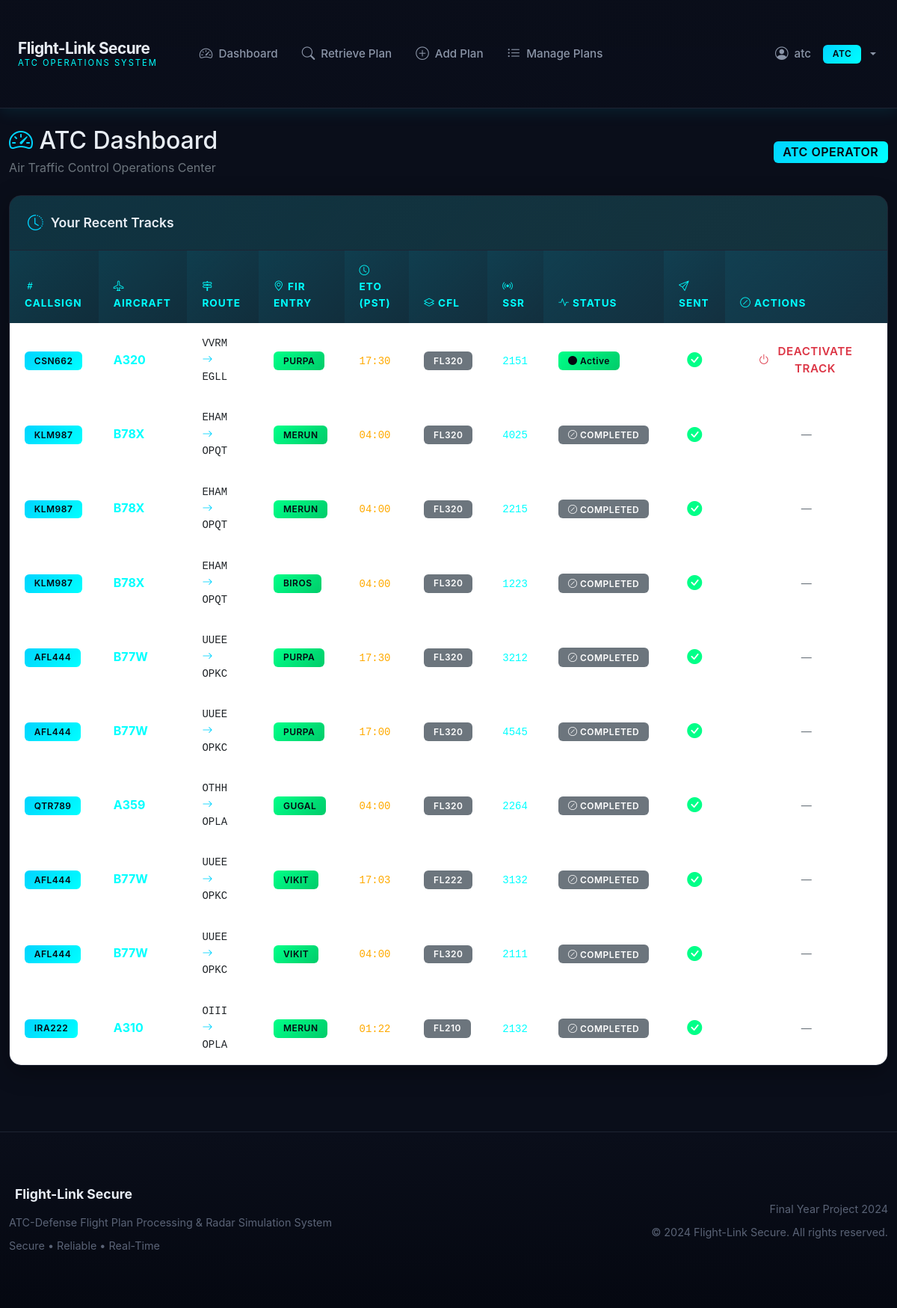
Page /atc/dashboard (signed in) on the earlier database version.
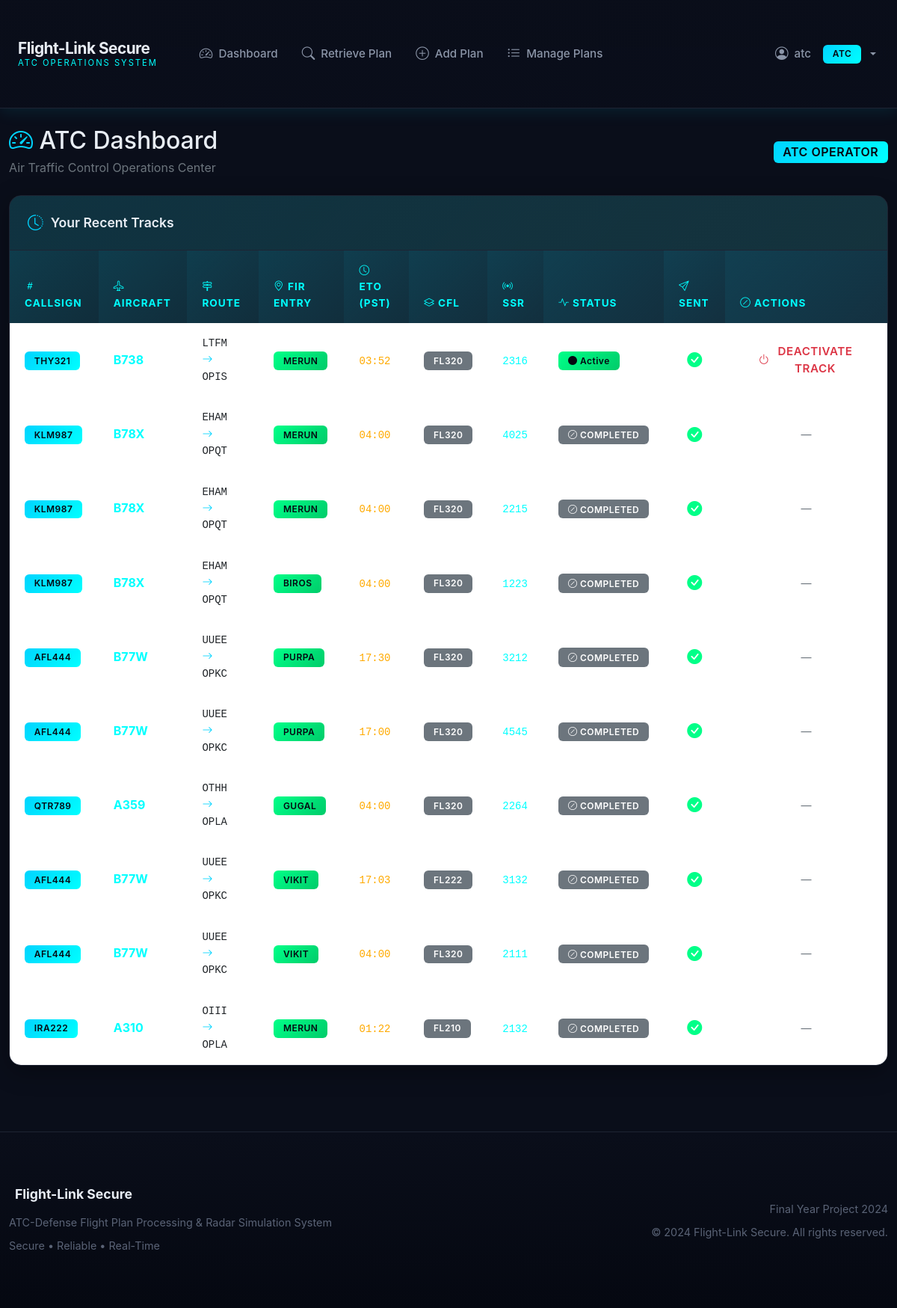
Same page on the later database version.
### app/models/__init__.py (models this page shows, shortened)
class TrackData(db.Model):
    __tablename__ = 'track_data'
    id = db.Column(db.Integer, primary_key=True)
    flight_plan_id = db.Column(db.Integer, db.ForeignKey('flight_plans.id'), nullable=False)
    callsign = db.Column(db.String(20), nullable=False, index=True)
    aircraft_type = db.Column(db.String(10), nullable=False)
    departure = db.Column(db.String(4), nullable=False)
    destination = db.Column(db.String(4), nullable=False)
    fir_entry = db.Column(db.String(10), nullable=False)
    speed = db.Column(db.String(10), nullable=False)
    route = db.Column(db.Text, nullable=True)
    eto_utc = db.Column(db.String(4), nullable=False)
    eto_pst = db.Column(db.String(4), nullable=False)
    cfl = db.Column(db.String(3), nullable=False)
    ssr = db.Column(db.String(4), nullable=False)
    status = db.Column(db.String(20), default='active')
    sent_to_defense = db.Column(db.Boolean, default=False)
    sent_at = db.Column(db.DateTime, nullable=True)
    created_by = db.Column(db.Integer, db.ForeignKey('users.id'), nullable=False)
    created_at = db.Column(db.DateTime, default=datetime.utcnow)
    completed_at = db.Column(db.DateTime, nullable=True)
    last_simulated_at = db.Column(db.DateTime, nullable=True)
    current_position = db.Column(db.Text, nullable=True)

### app/routes/atc.py (the view)
@bp.route('/atc/dashboard')
@login_required
@atc_required
def atc_dashboard():
    recent_tracks = TrackData.query.filter_by(created_by=current_user.id).order_by(
        TrackData.created_at.desc()
    ).limit(10).all()
    return render_template('atc/dashboard.html', recent_tracks=recent_tracks)

### app/models/__init__.py (called while the page is built)
    @property
    def is_authenticated(self):
        return True

    def is_admin(self):
        return self.role == 'admin'

    def is_atc(self):
        return self.role == 'atc'

### templates/atc/dashboard.html (shortened to what the changed rows need)
{% extends "base.html" %}
{% block content %}
<div class="container-fluid py-4">
    <div class="d-flex justify-content-between align-items-center mb-4">
        <div>
            <h2 class="mb-1"><i class="bi bi-speedometer2 text-radar-blue"></i> ATC Dashboard</h2>
        </div>
    </div>
    <div class="card">
        <div class="card-body p-0">
            <div class="table-responsive">
                <table class="table table-hover mb-0">
                    <thead>
                        <tr>
                            <th><i class="bi bi-hash"></i> Callsign</th>
                            <th><i class="bi bi-airplane"></i> Aircraft</th>
                            <th><i class="bi bi-signpost-2"></i> Route</th>
                            <th><i class="bi bi-geo-alt"></i> FIR Entry</th>
                            <th><i class="bi bi-clock"></i> ETO (PST)</th>
                            <th><i class="bi bi-layers"></i> CFL</th>
                            <th><i class="bi bi-broadcast"></i> SSR</th>
                            <th><i class="bi bi-activity"></i> Status</th>
                            <th><i class="bi bi-send"></i> Sent</th>
                            <th><i class="bi bi-slash-circle"></i> Actions</th>
                        </tr>
                    </thead>
                    <tbody>
                        {% for track in recent_tracks %}
                        <tr style="cursor: pointer;" onclick="viewFlightPlan('{{ track.callsign }}')" title="Click to view flight plan for {{ track.callsign }}">
                            <td><span class="badge badge-primary">{{ track.callsign }}</span></td>
                            <td><strong class="text-radar-cyan">{{ track.aircraft_type }}</strong></td>
                            <td class="font-monospace small">{{ track.departure }} <i class="bi bi-arrow-right text-radar-blue"></i> {{ track.destination }}</td>
                            <td><span class="badge badge-success">{{ track.fir_entry }}</span></td>
                            <td><code class="text-radar-amber">{{ track.eto_pst[:2] }}:{{ track.eto_pst[2:] }}</code></td>
                            <td><span class="badge bg-secondary">FL{{ track.cfl }}</span></td>
                            <td><code class="text-radar-cyan">{{ track.ssr }}</code></td>
                            <td>
                                {% if track.status == 'active' %}
                                    <span class="badge badge-success"><i class="bi bi-circle-fill"></i> Active</span>
                                {% else %}
                                    <span class="badge bg-secondary"><i class="bi bi-slash-circle"></i> {{ (track.status or 'inactive')|upper }}</span>
                                {% endif %}
                            </td>
                            <td class="text-center">
                                {% if track.sent_to_defense %}
                                    <i class="bi bi-check-circle-fill text-radar-green fs-5"></i>
                                {% else %}
                                    <i class="bi bi-x-circle-fill text-radar-amber fs-5"></i>
                                {% endif %}
                            </td>
                            <td class="text-center" onclick="event.stopPropagation();">
                                {% if track.status == 'active' %}
                                <button type="button"
                                        class="btn btn-sm btn-outline-danger btn-deactivate-track"
                                        data-track-id="{{ track.id }}"
                                        data-callsign="{{ track.callsign }}">
                                    <i class="bi bi-power"></i> Deactivate Track
                                </button>
                                {% else %}
                                <span class="text-secondary small">—</span>
                                {% endif %}
                            </td>
                        </tr>
                        {% endfor %}
                    </tbody>
                </table>
            </div>
        </div>
    </div>
</div>
{% endblock %}

Differences in the rows shown:
removed TrackData: callsign "CSN662", aircraft_type "A320", departure "VVRM", destination "EGLL", fir_entry "PURPA", eto_pst "17", eto_pst "30", cfl "320", ssr "2151", status "active" (drawn), sent_to_defense True (drawn)
added TrackData: callsign "THY321", aircraft_type "B738", departure "LTFM", destination "OPIS", fir_entry "MERUN", eto_pst "03", eto_pst "52", cfl "320", ssr "2316", status "active" (drawn), sent_to_defense True (drawn)
